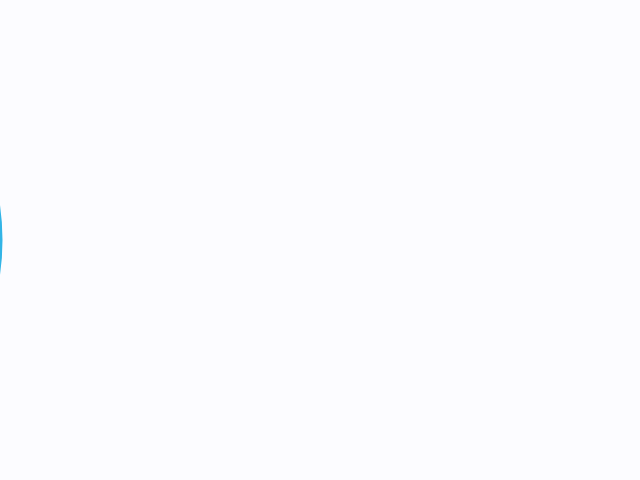
Frame 1 (no input)
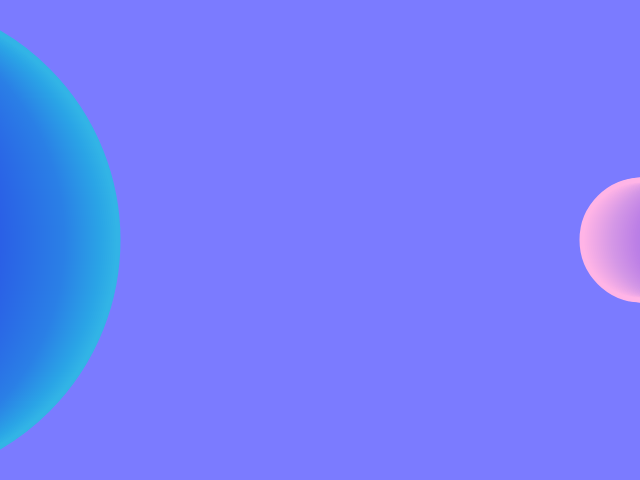
Frame 60 (no input)
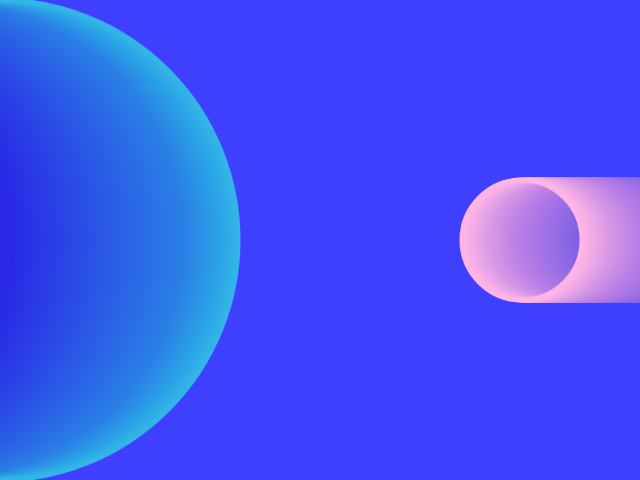
Frame 120 (the mouse pressed at the canvas centre since frame 60)

The p5.js sketch that drew these frames (run headless with seeded random() and noise() and a simulated clock; from frame 60 on, the mouse is pressed at the canvas centre):

// p5.js sketch
// ── sketch.js
let obj1;
let obj2;
let back_a = 3;

function setup() {
  // createCanvas(windowWidth, windowHeight);
  createCanvas(640, 480);
  // color properties
  noFill();
  strokeWeight(5);
  stroke(50, 180, 230);

  // x position starts at 0 - circle's radius
  obj1 = {
    radius: height / 2,
    x: -height / 2,
    y: height / 2,
    speed: 2,
  };

  let r2 = height / 4;
  // x position starts at right-hand width - circle's radius
  obj2 = {
    radius: r2,
    x: width + r2,
    y: height / 2,
    speed: -2,
  };
}

function draw() {
  // red, green, blue, alpha
  background(20, 0, 220, back_a);
  stroke(50, 180, 230);

  // LEFT TO RIGHT, BLUE
  // circle(x, y, diameter)
  circle(obj1.x, obj1.y, obj1.radius * 2);
  obj1.x += obj1.speed;

  // If x position (center of circle) is
  // greater than canvas width + circle's radius,
  // then reset the x position
  if (obj1.x > width + obj1.radius) {
    obj1.x = -obj1.radius;
  }

  stroke(255, 180, 230);

  // RIGHT TO LEFT, RED
  // circle(x, y, diameter)
  circle(obj2.x, obj2.y, obj2.radius);
  obj2.x += obj2.speed;

  // If x position (center of circle) is greater back 
  // at the starting + circle's radius, then reset x position
  if (obj2.x < 0 - obj2.radius) {
    obj2.x = width + obj2.radius;
  }
}

// https://editor.p5js.org/jht1493/sketches/5bl_flKUx
// wk3_ex5_red Martha - remix

// https://editor.p5js.org/marthajanicki/sketches/VyHA1VBwG
// wk3_ex5_red by Martha

// https://editor.p5js.org/enickles/sketches/QbRTbV1H_
// Exercise - ICM 21 Week 3 - Add another moving circle object that resets
